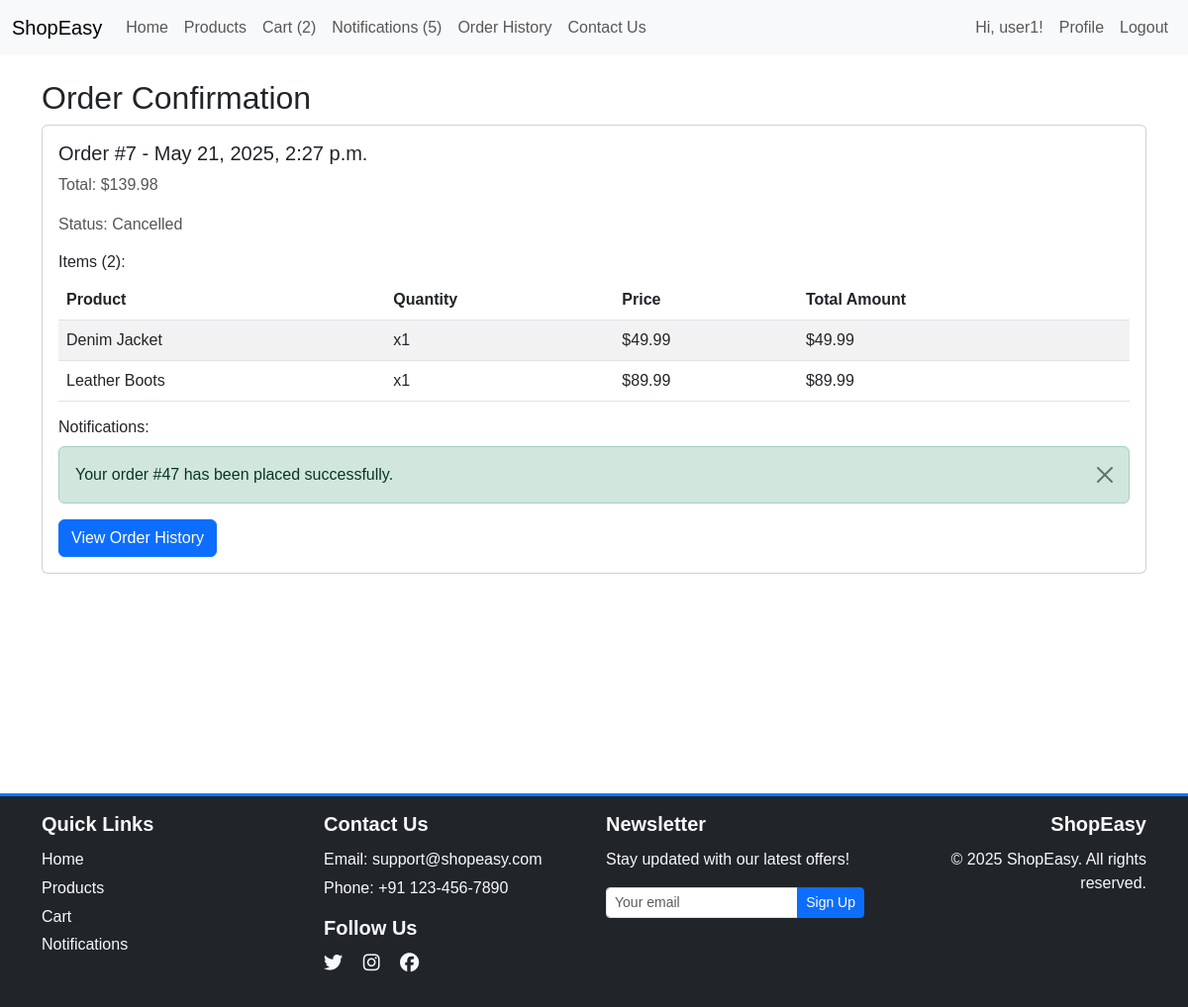
Screenshot of /order-confirmation/7/ (signed in) with the database file from the repository.
### shop/models.py (models this page shows, shortened)
class Order(models.Model):
    STATUS_CHOICES = (
        ('Pending', 'Pending'),
        ('Processing', 'Processing'),
        ('Shipped', 'Shipped'),
        ('Delivered', 'Delivered'),
        ('Cancelled', 'Cancelled'),
    )
    user = models.ForeignKey(User, on_delete=models.CASCADE)
    total_amount = models.DecimalField(max_digits=10, decimal_places=2)
    status = models.CharField(max_length=20, choices=STATUS_CHOICES, default='Pending')
    created_at = models.DateTimeField(auto_now_add=True)

class OrderItem(models.Model):
    order = models.ForeignKey(Order, on_delete=models.CASCADE, related_name='order_items')
    product = models.ForeignKey(Product, on_delete=models.CASCADE)
    quantity = models.PositiveIntegerField()
    price = models.DecimalField(max_digits=10, decimal_places=2)

class Product(models.Model):
    name = models.CharField(max_length=200)
    category = models.ForeignKey(Category, on_delete=models.CASCADE)
    price = models.DecimalField(max_digits=10, decimal_places=2)
    description = models.TextField()
    image = models.ImageField(upload_to='products/', null=True, blank=True)
    is_featured = models.BooleanField(default=False)  # Added to mark featured products

class Notification(models.Model):
    user = models.ForeignKey(User, on_delete=models.CASCADE)
    message = models.CharField(max_length=255)
    created_at = models.DateTimeField(auto_now_add=True)
    is_read = models.BooleanField(default=False)

### shop/views.py (the view)
# urls.py: path('order-confirmation/<int:order_id>/', views.order_confirmation, name='order_confirmation'),
@login_required
def order_confirmation(request, order_id):
    order = get_object_or_404(Order.objects.prefetch_related('order_items__product'), id=order_id, user=request.user)
    print(f"Order Confirmation for Order {order.id}:")
    items = order.order_items.all()
    print(f"  Number of Items: {items.count()}")
    for item in items:
        print(f"    Item: {item.product.name} (x{item.quantity}) - ${item.price}")
    latest_notification = Notification.objects.filter(user=request.user).order_by('-created_at').first()
    storage = get_messages(request)
    for message in storage:
        pass
    storage.used = True
    return render(request, 'shop/order_confirmation.html', {
        'order': order,
        'latest_notification': latest_notification,
        'show_footer': True
    })

### shop/context_processors.py (called while the page is built)
def navbar_counts(request):
    if not request.user.is_authenticated:
        return {
            'cart_items_count': 0,
            'unread_notifications_count': 0,
        }
    cart_items = CartItem.objects.filter(user=request.user)
    cart_items_count = sum(item.quantity for item in cart_items)
    unread_notifications_count = Notification.objects.filter(user=request.user, is_read=False).count()
    return {
        'cart_items_count': cart_items_count,
        'unread_notifications_count': unread_notifications_count,
    }

### shop/templatetags/custom_filters.py (called while the page is built)
@register.filter(name='multiply')
def multiply(value, arg):
    try:
        return float(value) * float(arg)
    except (ValueError, TypeError):
        return ''

### shop/templates/shop/order_confirmation.html (shortened to what this page needs)
{% extends 'shop/base.html' %}
{% load static %}
{% load custom_filters %}
{% block content %}
<h2>Order Confirmation</h2>
    <div class="card">
        <div class="card-body">
            <h5 class="card-title">Order #{{ order.id }} - {{ order.created_at }}</h5>
            <p class="card-text">Total: ${{ order.total_amount }}</p>
            <p class="card-text">Status: {{ order.status }}</p>
            <h6>Items ({{ order.order_items.count }}):</h6>
            {% if order.order_items.exists %}
                <table class="table table-striped">
                    <thead>
                        <tr>
                            <th>Product</th>
                            <th>Quantity</th>
                            <th>Price</th>
                            <th>Total Amount</th>
                        </tr>
                    </thead>
                    <tbody>
                        {% for item in order.order_items.all %}
                            <tr>
                                <td>{{ item.product.name }}</td>
                                <td>x{{ item.quantity }}</td>
                                <td>${{ item.price }}</td>
                                <td>${{ item.price|floatformat:2|multiply:item.quantity }}</td>
                            </tr>
                        {% endfor %}
                    </tbody>
                </table>
            {% else %}
                <p>No items in this order.</p>
            {% endif %}
            <h6>Notifications:</h6>
            {% if latest_notification %}
                <div class="alert alert-success alert-dismissible fade show" role="alert">
                    {{ latest_notification.message }}
                    <button type="button" class="btn-close" data-bs-dismiss="alert"></button>
                </div>
            {% else %}
                <p>No new notifications.</p>
            {% endif %}
            <a href="{% url 'order_history' %}" class="btn btn-primary">View Order History</a>
        </div>
    </div>
{% endblock %}

### shop/templates/shop/base.html (shortened to what this page needs)
{% load django_bootstrap5 %}
{% load static %}
<!DOCTYPE html>
<html lang="en">
<head>
    <link href="https://cdn.jsdelivr.net/npm/bootstrap@5.3.0/dist/css/bootstrap.min.css" rel="stylesheet">
    <link rel="stylesheet" href="https://cdnjs.cloudflare.com/ajax/libs/font-awesome/6.4.2/css/all.min.css">
    <link rel="stylesheet" href="{% static 'css/styles.css' %}">
</head>
<body>
    <nav class="navbar navbar-expand-lg navbar-light bg-light">
        <div class="container-fluid">
            <a class="navbar-brand" href="{% url 'home' %}">ShopEasy</a>
            <div class="collapse navbar-collapse" id="navbarNav">
                <ul class="navbar-nav">
                    <li class="nav-item">
                        <a class="nav-link" href="{% url 'home' %}">Home</a>
                    </li>
                    <li class="nav-item">
                        <a class="nav-link" href="{% url 'products' %}">Products</a>
                    </li>
                    <li class="nav-item">
                        <a class="nav-link" href="{% url 'cart' %}">
                            Cart
                            {% if cart_items_count > 0 %}
                            ({{ cart_items_count }})
                            {% endif %}
                        </a>
                    </li>
                    <li class="nav-item">
                        <a class="nav-link" href="{% url 'notifications' %}">
                            Notifications
                            {% if unread_notifications_count > 0 %}
                            ({{ unread_notifications_count }})
                            {% endif %}
                        </a>
                    </li>
                    {% if user.is_authenticated %}
                    <li class="nav-item">
                        <a class="nav-link" href="{% url 'order_history' %}">Order History</a>
                    </li>
                    {% endif %}
                    <li class="nav-item">
                        <a class="nav-link" href="{% url 'contact' %}">Contact Us</a>
                    </li>
                </ul>
                <ul class="navbar-nav ms-auto">
                    {% if user.is_authenticated %}
                    <li class="nav-item">
                        <span class="nav-link">Hi, {{ user.username }}!</span>
                    </li>
                    <li class="nav-item">
                        <a class="nav-link" href="{% url 'profile' %}">Profile</a>
                    </li>
                    <li class="nav-item">
                        <a class="nav-link" href="{% url 'logout' %}">Logout</a>
                    </li>
                    {% endif %}
                </ul>
            </div>
        </div>
    </nav>
    <div class="container mt-4">
        {% block content %}
        {% endblock %}
    </div>
    <footer class="bg-dark text-light py-3 mt-5">
        <div class="container">
            <div class="row">
                <div class="col-md-3 mb-3">
                    <h5>Quick Links</h5>
                    <ul class="list-unstyled">
                        <li><a href="{% url 'home' %}" class="text-light text-decoration-none footer-link">Home</a></li>
                        <li><a href="{% url 'products' %}" class="text-light text-decoration-none footer-link">Products</a></li>
                        <li><a href="{% url 'cart' %}" class="text-light text-decoration-none footer-link">Cart</a></li>
                        <li><a href="{% url 'notifications' %}" class="text-light text-decoration-none footer-link">Notifications</a></li>
                    </ul>
                </div>
                <div class="col-md-3 mb-3">
                    <h5>Contact Us</h5>
                    <ul class="list-unstyled">
                        <li>Email: <a href="mailto:support@shopeasy.com" class="text-light text-decoration-none footer-link">support@shopeasy.com</a></li>
                        <li>Phone: +91 123-456-7890</li>
                    </ul>
                    <h5 class="mt-3">Follow Us</h5>
                    <div class="social-links mt-2">
                        <a href="https://twitter.com" target="_blank" class="text-light me-3 footer-link"></a>
                        <a href="https://instagram.com" target="_blank" class="text-light me-3 footer-link"></a>
                        <a href="https://facebook.com" target="_blank" class="text-light footer-link"></a>
                    </div>
                </div>
                <div class="col-md-3 mb-3">
                    <h5>Newsletter</h5>
                    <p>Stay updated with our latest offers!</p>
                    <form>
                        <div class="input-group input-group-sm">
                            <input type="email" class="form-control" placeholder="Your email" aria-label="Email for newsletter">
                            <button type="submit" class="btn btn-primary">Sign Up</button>
                        </div>
                    </form>
                </div>
                <div class="col-md-3 text-center text-md-end mb-3">
                    <h5>ShopEasy</h5>
                    <p>© {% now "Y" %} ShopEasy. All rights reserved.</p>
                </div>
            </div>
        </div>
    </footer>
</body>
</html>

### shop/static/css/styles.css (style rules this page uses)
body { font-family: Arial, sans-serif; padding-bottom: 70px; }
.navbar { margin-bottom: 20px; }
.alert { margin-top: 10px; }
html, body { height: 100%; margin: 0; }
.container.mt-4 { min-height: calc(100vh - 70px - 56px); }
footer { border-top: 3px solid #007bff; bottom: 0; left: 0; width: 100%; z-index: 1000; }
footer h5 { font-weight: 600; margin-bottom: 0.75rem; }
footer ul li { margin-bottom: 0.3rem; }
.card-title { font-size: 1.25rem; font-weight: 500; }
.card-text { color: #555; }

### rows the page displays
Order: id "7", created_at "May 21, 2025, 2:27 p.m.", total_amount "139.98", status "Cancelled", order_items.count "2"
OrderItem: product.name "Denim Jacket", quantity "1", price "49.99", price|multiply "49.99"
OrderItem: product.name "Leather Boots", quantity "1", price "89.99", price|multiply "89.99"
Notification: message "Your order #47 has been placed successfully."

### other values shown
{{ cart_items_count }} "2"
{{ unread_notifications_count }} "5"
{{ user.username }} "user1"
